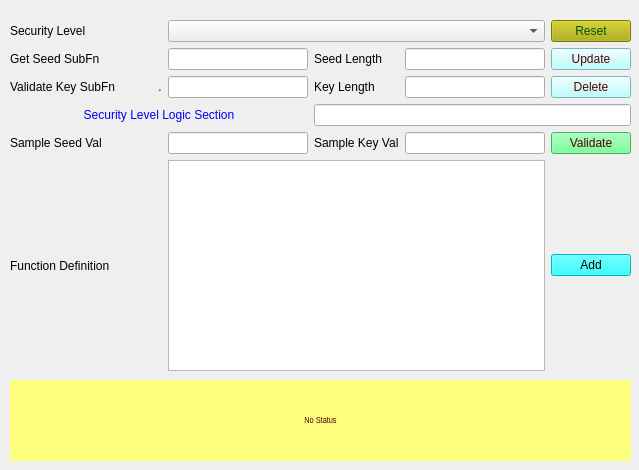
<?xml version="1.0" encoding="UTF-8"?>
<ui version="4.0">
 <class>Form_SID27Settings</class>
 <widget class="QWidget" name="Form_SID27Settings">
  <property name="geometry">
   <rect>
    <x>0</x>
    <y>0</y>
    <width>639</width>
    <height>470</height>
   </rect>
  </property>
  <property name="minimumSize">
   <size>
    <width>400</width>
    <height>400</height>
   </size>
  </property>
  <property name="windowTitle">
   <string>Configuration of Security Levels</string>
  </property>
  <widget class="QLabel" name="label_status">
   <property name="geometry">
    <rect>
     <x>10</x>
     <y>380</y>
     <width>621</width>
     <height>81</height>
    </rect>
   </property>
   <property name="font">
    <font>
     <family>Arial Narrow</family>
     <pointsize>7</pointsize>
    </font>
   </property>
   <property name="styleSheet">
    <string notr="true">background-color: rgb(255, 255, 127);
color: rgb(85, 0, 0);
border-color: rgb(0, 0, 255);</string>
   </property>
   <property name="text">
    <string>No Status</string>
   </property>
   <property name="alignment">
    <set>Qt::AlignCenter</set>
   </property>
   <property name="wordWrap">
    <bool>true</bool>
   </property>
  </widget>
  <widget class="QWidget" name="layoutWidget">
   <property name="geometry">
    <rect>
     <x>10</x>
     <y>20</y>
     <width>621</width>
     <height>351</height>
    </rect>
   </property>
   <layout class="QGridLayout" name="gridLayout">
    <property name="sizeConstraint">
     <enum>QLayout::SetNoConstraint</enum>
    </property>
    <item row="3" column="0">
     <widget class="QLabel" name="label_6">
      <property name="text">
       <string>Validate Key SubFn             .</string>
      </property>
     </widget>
    </item>
    <item row="4" column="0" colspan="2">
     <widget class="QLabel" name="label_SecurityLogic">
      <property name="autoFillBackground">
       <bool>false</bool>
      </property>
      <property name="styleSheet">
       <string notr="true">color: rgb(0, 0, 255);</string>
      </property>
      <property name="text">
       <string>Security Level Logic Section</string>
      </property>
      <property name="alignment">
       <set>Qt::AlignCenter</set>
      </property>
     </widget>
    </item>
    <item row="1" column="4">
     <widget class="QPushButton" name="pushButton_Update">
      <property name="toolTip">
       <string>Updates the Security level details and configurations for selected Security level</string>
      </property>
      <property name="styleSheet">
       <string notr="true">background-color: rgb(170, 255, 255);
color: rgb(85, 0, 0);</string>
      </property>
      <property name="text">
       <string>Update</string>
      </property>
     </widget>
    </item>
    <item row="11" column="1" colspan="3">
     <widget class="QTextEdit" name="textEdit_SecuFnDef">
      <property name="font">
       <font>
        <family>Consolas</family>
        <pointsize>6</pointsize>
       </font>
      </property>
      <property name="toolTip">
       <string>The Python Function definition for computing the key from seed is entered here. </string>
      </property>
     </widget>
    </item>
    <item row="6" column="3">
     <widget class="QLineEdit" name="lineEdit_samplekey">
      <property name="toolTip">
       <string>Enter a key value in hex. Sample value to validate the function. This must be correct Key value for given sample seed value.</string>
      </property>
     </widget>
    </item>
    <item row="1" column="3">
     <widget class="QLineEdit" name="lineEdit_SeedLengthBytes">
      <property name="toolTip">
       <string>Enter the lenth of Seed in bytes. Ex: 2 if seed is 2 byte long.</string>
      </property>
     </widget>
    </item>
    <item row="6" column="2">
     <widget class="QLabel" name="label_9">
      <property name="text">
       <string>Sample Key Val</string>
      </property>
     </widget>
    </item>
    <item row="3" column="2">
     <widget class="QLabel" name="label_7">
      <property name="text">
       <string>Key Length</string>
      </property>
     </widget>
    </item>
    <item row="6" column="0">
     <widget class="QLabel" name="label_8">
      <property name="text">
       <string>Sample Seed Val</string>
      </property>
     </widget>
    </item>
    <item row="1" column="2">
     <widget class="QLabel" name="label_5">
      <property name="text">
       <string>Seed Length</string>
      </property>
     </widget>
    </item>
    <item row="11" column="0">
     <widget class="QLabel" name="label_3">
      <property name="text">
       <string>Function Definition</string>
      </property>
     </widget>
    </item>
    <item row="6" column="1">
     <widget class="QLineEdit" name="lineEdit_sampleseed">
      <property name="toolTip">
       <string>Enter a Seed value in hex. Sample value to validate the function</string>
      </property>
     </widget>
    </item>
    <item row="0" column="0">
     <widget class="QLabel" name="label">
      <property name="text">
       <string>Security Level</string>
      </property>
     </widget>
    </item>
    <item row="1" column="1">
     <widget class="QLineEdit" name="lineEdit_SubFn_Seed">
      <property name="toolTip">
       <string>Enter the Subfunction in hexadecimal format for Getting the Seed value in Security Access UDS Service request. forexample 2C</string>
      </property>
     </widget>
    </item>
    <item row="3" column="3">
     <widget class="QLineEdit" name="lineEdit_KeyLengthBytes">
      <property name="toolTip">
       <string>&lt;html&gt;&lt;head/&gt;&lt;body&gt;&lt;p&gt;Enter the lenth of key in bytes. Ex: 1 if key is 1 byte long.&lt;/p&gt;&lt;/body&gt;&lt;/html&gt;</string>
      </property>
     </widget>
    </item>
    <item row="3" column="4">
     <widget class="QPushButton" name="pushButton_Delete">
      <property name="toolTip">
       <string>Deletes the Security level from configurations</string>
      </property>
      <property name="styleSheet">
       <string notr="true">background-color: rgb(170, 255, 255);
color: rgb(85, 0, 0);</string>
      </property>
      <property name="text">
       <string>Delete</string>
      </property>
     </widget>
    </item>
    <item row="1" column="0">
     <widget class="QLabel" name="label_4">
      <property name="text">
       <string>Get Seed SubFn</string>
      </property>
     </widget>
    </item>
    <item row="3" column="1">
     <widget class="QLineEdit" name="lineEdit_SubFn_Key">
      <property name="toolTip">
       <string>&lt;html&gt;&lt;head/&gt;&lt;body&gt;&lt;p&gt;Enter the Subfunction in hexadecimal format for validating the key value in Security Access UDS Service request. for example 2D&lt;/p&gt;&lt;/body&gt;&lt;/html&gt;</string>
      </property>
     </widget>
    </item>
    <item row="0" column="1" colspan="3">
     <widget class="QComboBox" name="comboBox_SecurityLevel">
      <property name="minimumSize">
       <size>
        <width>220</width>
        <height>0</height>
       </size>
      </property>
      <property name="maximumSize">
       <size>
        <width>1000</width>
        <height>16777215</height>
       </size>
      </property>
      <property name="toolTip">
       <string>Select the Security Level which you want to view. If New_SecurityLevel is selected then please provide a name to security level</string>
      </property>
     </widget>
    </item>
    <item row="0" column="4">
     <widget class="QPushButton" name="pushButton_Reset">
      <property name="toolTip">
       <string>Resets the window to initial state. All the data entered would be cleared</string>
      </property>
      <property name="styleSheet">
       <string notr="true">background-color: rgb(170, 170, 0);
font: 75 8pt &quot;MS Shell Dlg 2&quot;;
color: rgb(0, 85, 0);</string>
      </property>
      <property name="text">
       <string>Reset</string>
      </property>
     </widget>
    </item>
    <item row="11" column="4">
     <widget class="QPushButton" name="pushButton_AddSecuLvl">
      <property name="toolTip">
       <string>Adds the Security Level to configuration List</string>
      </property>
      <property name="styleSheet">
       <string notr="true">background-color: rgb(0, 255, 255);
border-color: rgb(0, 0, 0);
color: rgb(0, 0, 0);</string>
      </property>
      <property name="text">
       <string>Add</string>
      </property>
     </widget>
    </item>
    <item row="6" column="4">
     <widget class="QPushButton" name="pushButton_ValidateSecuLvlConfig">
      <property name="toolTip">
       <string>Validates the Security Level configuration and Logic </string>
      </property>
      <property name="styleSheet">
       <string notr="true">background-color: rgb(85, 255, 127);
color: rgb(85, 0, 0);</string>
      </property>
      <property name="text">
       <string>Validate</string>
      </property>
     </widget>
    </item>
    <item row="4" column="2" colspan="3">
     <widget class="QLineEdit" name="lineEdit_SecurityFuncName">
      <property name="toolTip">
       <string>Enter the name of Security Function name</string>
      </property>
     </widget>
    </item>
   </layout>
   <zorder>textEdit_SecuFnDef</zorder>
   <zorder>label</zorder>
   <zorder>label_3</zorder>
   <zorder>comboBox_SecurityLevel</zorder>
   <zorder>label_4</zorder>
   <zorder>lineEdit_SubFn_Seed</zorder>
   <zorder>label_5</zorder>
   <zorder>lineEdit_SeedLengthBytes</zorder>
   <zorder>label_6</zorder>
   <zorder>lineEdit_SubFn_Key</zorder>
   <zorder>label_7</zorder>
   <zorder>lineEdit_KeyLengthBytes</zorder>
   <zorder>label_8</zorder>
   <zorder>label_SecurityLogic</zorder>
   <zorder>lineEdit_sampleseed</zorder>
   <zorder>label_9</zorder>
   <zorder>lineEdit_samplekey</zorder>
   <zorder>pushButton_Update</zorder>
   <zorder>lineEdit_SecurityFuncName</zorder>
   <zorder>pushButton_Delete</zorder>
   <zorder>pushButton_Reset</zorder>
   <zorder>pushButton_AddSecuLvl</zorder>
   <zorder>pushButton_ValidateSecuLvlConfig</zorder>
  </widget>
 </widget>
 <resources/>
 <connections/>
</ui>
